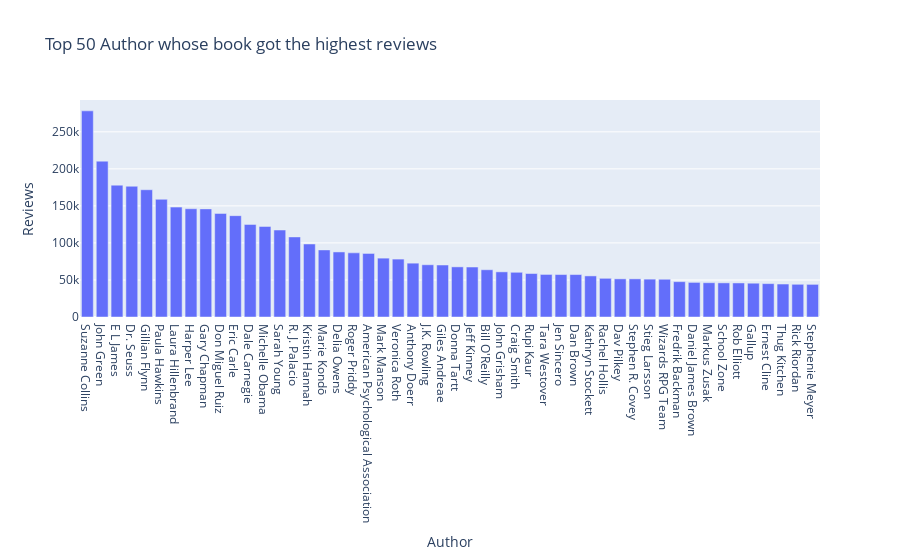

Notebook source saved alongside this figure:
### Markdown cell above
### Top 50 Author whose book got the highest reviews

### Code cell
classifi_au=df.groupby("Author")["Reviews"].sum().sort_values(ascending=False).reset_index()
classifi_aut=classifi_au.head(50)
fig=px.bar(classifi_aut,x="Author",y="Reviews",title="Top 50 Author whose book got the highest reviews")
fig.show()

### Figure 1 — Plotly figure (JSON) as saved in the notebook; plotly's stock layout.template omitted (floating-point values rounded to 4 significant figures)
{"data": [{"hovertemplate": "Author=%{x}<br>Reviews=%{y}<extra></extra>", "legendgroup": "", "marker": {"color": "#636efa", "pattern": {"shape": ""}}, "name": "", "orientation": "v", "showlegend": false, "textposition": "auto", "type": "bar", "x": ["Suzanne Collins", "John Green", "E L James", "Dr. Seuss", "Gillian Flynn", "Paula Hawkins", "Laura Hillenbrand", "Harper Lee", "Gary Chapman", "Don Miguel Ruiz", "Eric Carle", "Dale Carnegie", "Michelle Obama", "Sarah Young", "R. J. Palacio", "Kristin Hannah", "Marie Kondō", "Delia Owens", "Roger Priddy", "American Psychological Association", "Mark Manson", "Veronica Roth", "Anthony Doerr", "J.K. Rowling", "Giles Andreae", "Donna Tartt", "Jeff Kinney", "Bill O'Reilly", "John Grisham", "Craig Smith", "Rupi Kaur", "Tara Westover", "Jen Sincero", "Dan Brown", "Kathryn Stockett", "Rachel Hollis", "Dav Pilkey", "Stephen R. Covey", "Stieg Larsson", "Wizards RPG Team", "Fredrik Backman", "Daniel James Brown", "Markus Zusak", "School Zone", "Rob Elliott", "Gallup", "Ernest Cline", "Thug Kitchen", "Rick Riordan", "Stephenie Meyer"], "xaxis": "x", "y": [278329, 210419, 178011, 176545, 171813, 158892, 148365, 146152, 145958, 139848, 136822, 125005, 122266, 117456, 108125, 98576, 90564, 87841, 86615, 85800, 79470, 78190, 72696, 70535, 70190, 67688, 67482, 63787, 60961, 60366, 58704, 57458, 57324, 57302, 55484, 52236, 51496, 51475, 51114, 50970, 47696, 46716, 46296, 46094, 45969, 45621, 45072, 44512, 44169, 44058], "yaxis": "y"}], "layout": {"barmode": "relative", "legend": {"tracegroupgap": 0}, "title": {"text": "Top 50 Author whose book got the highest reviews"}, "xaxis": {"anchor": "y", "domain": [0, 1], "title": {"text": "Author"}}, "yaxis": {"anchor": "x", "domain": [0, 1], "title": {"text": "Reviews"}}}}
